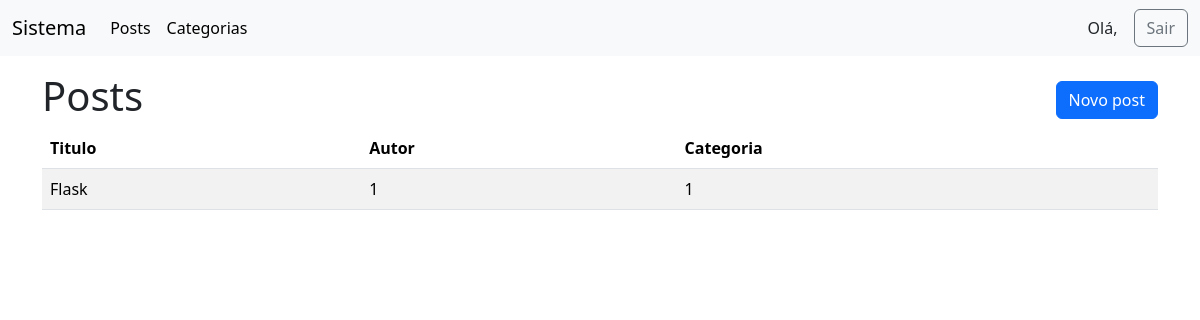
Before: /dashboard/posts/ with the older database file.
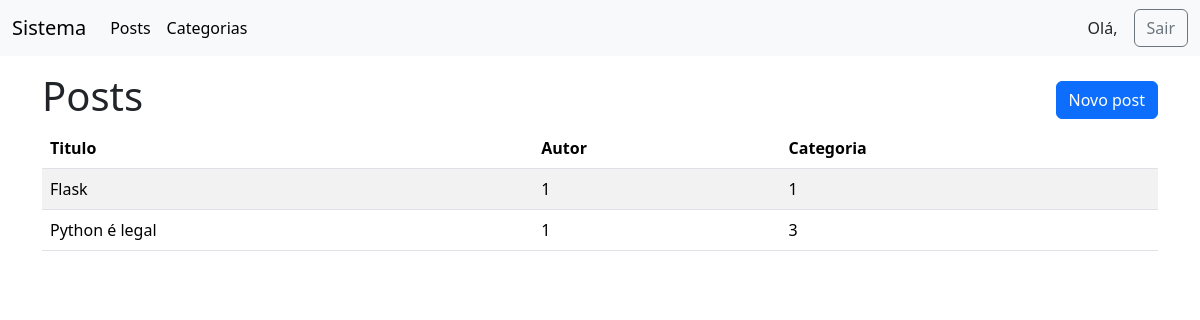
After: the same page with the newer database file.
### definitions/post.py (models this page shows)
class Post(db.Model):
    __tablename__ = 'posts'
    id = db.Column(db.Integer, primary_key=True)
    author = db.Column(db.Integer, db.ForeignKey('users.id'), nullable=False)
    title = db.Column(db.String(50), nullable=False)
    content = db.Column(db.String(500), nullable=False)
    category = db.Column(db.Integer, db.ForeignKey('categories.id'), nullable=False)

### routes/posts.py (the view, shortened to what this page needs)
@post_routes.route('/', methods=['GET', 'POST'])
def posts():
    form = PostForm()
    categories = Category.query.all()
    form.category.choices = []
    for category in categories:
        form.category.choices.append((category.id, category.label))
    posts = Post.query.all()
    return render_template('posts_lista.html', posts=posts, form=form)

### templates/posts_lista.html (shortened to what this page needs)
{% extends 'dashboard.html' %}
{% block content %}
<div class="container">
    <div class="row align-items-center justify-content-between">
        <div class="col-auto">
            <h1>Posts</h1>
        </div>
        <div class="col-auto">
            <button type="button" class="btn btn-primary" data-bs-toggle="modal" data-bs-target="#exampleModal">
                Novo post
            </button>
        </div>
    </div>
    <table class="table table-striped">
        <thead>
            <tr>
                <th>Titulo</th>
                <th>Autor</th>
                <th>Categoria</th>
            </tr>
        </thead>
        <tbody>
            {% for post in posts %}
                <tr>
                    <td>{{ post.title }}</td>
                    <td>{{ post.author }}</td>
                    <td>{{ post.category }}</td>
                </tr>
            {% endfor %}
        </tbody>
    </table>
</div>
{% endblock %}

### templates/dashboard.html (shortened to what this page needs)
<!DOCTYPE html>
<html lang="en">
<head>
    <link href="https://cdn.jsdelivr.net/npm/bootstrap@5.3.8/dist/css/bootstrap.min.css" rel="stylesheet"
>
</head>
<body>
    <nav class="navbar navbar-expand-lg bg-body-tertiary">
        <div class="container-fluid">
            <a class="navbar-brand">Sistema</a>
            <div class="collapse navbar-collapse" id="navbarSupportedContent">
                <ul class="navbar-nav me-auto mb-2 mb-lg-0">
                    <li class="nav-item">
                        <a class="nav-link active" aria-current="page" href="/dashboard/posts">
                            Posts
                        </a>
                    </li>
                    <li class="nav-item">
                        <a class="nav-link active" aria-current="page" href="/dashboard/categories">
                            Categorias
                        </a>
                    </li>
                </ul>
            </div>
            <div class="d-flex gap-3 align-items-center justify-content-end">
                <span>Olá, {{ current_user.name }}</span>
                <a href="/auth/logout" class="btn btn-outline-secondary">
                    Sair
                </a>
            </div>
        </div>
    </nav>
    {% block content %}{% endblock %}
</body>
</html>

Changed rows visible on the page:
added Post: title "Python é legal", author "1", category "3"
